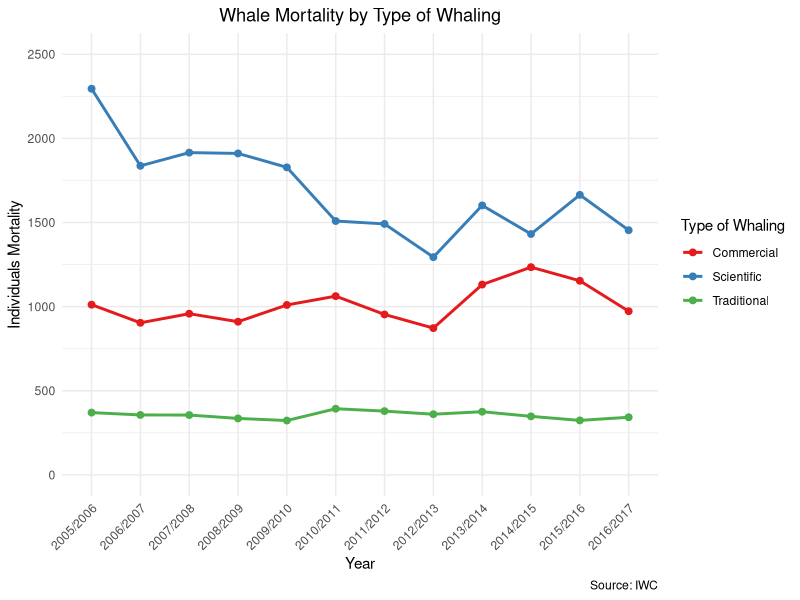

Reproduce this figure in R.
## ---- chunk 1
library(tidyverse)
library(ggthemes)
## ---- chunk 2
getwd()
Whaling <- read_csv("../../Reconstruction Assignment/Data/Whaling.csv")
View(Whaling)
## ---- chunk 3
# Load necessary libraries
library(ggplot2)
library(dplyr)

# Create the dataframe from data
data <- data.frame(
  Year = c("2005/2006", "2006/2007", "2007/2008", "2008/2009", "2009/2010", 
           "2010/2011", "2011/2012", "2012/2013", "2013/2014", "2014/2015", 
           "2015/2016", "2016/2017"),
  Traditional = c(370.2644248, 356.2728879, 355.607648, 335.5912279, 323.0344189, 
                  393.2200695, 379.0281494, 360.5819389, 375.4910201, 347.8803185, 
                  323.8298673, 342.5012047),
  Commercial = c(1011.635614, 903.9085279, 957.9556204, 910.3982678, 1009.914914, 
                 1062.396665, 953.4867496, 872.3842685, 1131.191396, 1234.52222, 
                 1153.706116, 972.925141),
  Scientific = c(2295.065137, 1836.919071, 1915.443342, 1910.548352, 1827.760462, 
                 1508.887037, 1491.597695, 1294.220201, 1601.640952, 1431.461224, 
                 1664.240028, 1454.291933)
)

# Melt the data for plotting
data_long <- data %>%
  pivot_longer(cols = c("Traditional", "Commercial", "Scientific"), 
               names_to = "Type", 
               values_to = "Mortality")

# Preview the data
print(data_long)
## ---- chunk 4
# Create a line graph
ggplot(data_long, aes(x = Year, y = Mortality, color = Type, group = Type)) +
  geom_line(size = 1) +
  geom_point(size = 2) +
  labs(
    title = "Whale Mortality by Type of Whaling",
    x = "Year",
    y = "Individuals Mortality",
    color = "Type of Whaling",
    caption = "Source: IWC"
  ) +
  theme_minimal() +
  scale_color_brewer(palette = "Set1") +
  theme(
    axis.text.x = element_text(angle = 45, hjust = 1),
    plot.title = element_text(hjust = 0.5),  # Center the title
    axis.title.x = element_text(hjust = 0.5),  # Center the x-axis label
    axis.title.y = element_text(hjust = 0.5),   # Center the y-axis label
  ) +
  scale_y_continuous(
    limits = c(0, 2500),  # Set Y-axis from 0 to 2500 by creating a vector
    breaks = seq(0, 2500, 500)  # Define breaks every 500 units for better readability
  )
